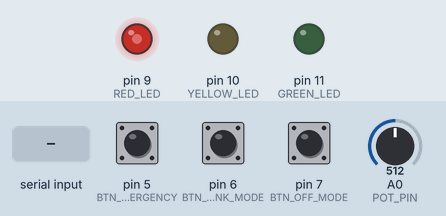
A program run on a simulated Arduino Uno, built with avr-gcc and run on an emulated ATmega328P. Shown: output pins drawn as LEDs (lit = HIGH). Dashed ring = blinking. The test bench sets the inputs (shaded band); at power-on: pin 5 (BTN_EMERGENCY) HIGH, pin 6 (BTN_BLINK_MODE) HIGH, pin 7 (BTN_OFF_MODE) HIGH, A0 (POT_PIN) = 512. What the program prints to the serial monitor is not drawn.

Above: at 1.2 s.
1.3 s: pin 5 (BTN_EMERGENCY) pulled LOW for 0.15 s
At 2.5 s:
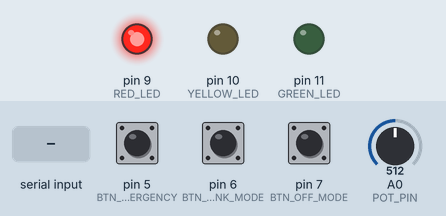
2.9 s: pin 6 (BTN_BLINK_MODE) pulled LOW for 0.15 s
At 4.3 s:
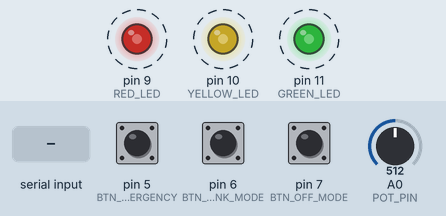
5.9 s: pin 5 (BTN_EMERGENCY) pulled LOW for 1 s
At 8.1 s:
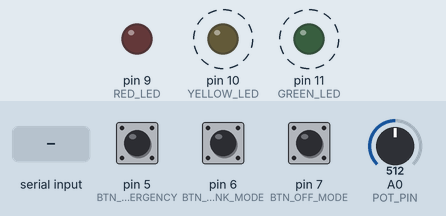
8.9 s: pin 6 (BTN_BLINK_MODE) pulled LOW for 3.2 s
15.1 s: "90,45\n" received over Serial
18.1 s: "30,150\n" received over Serial
Timing chart, 0 to 22.1 s (numbered marks = the images above; inputs shaded):
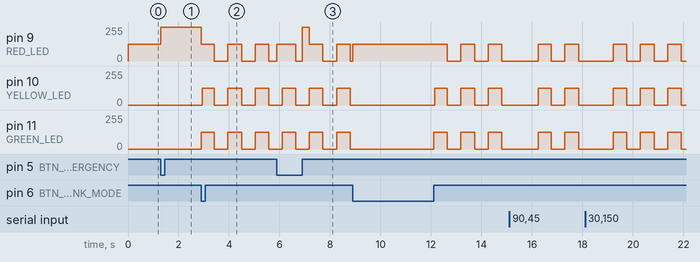

The program:

main.cpp
```cpp
#include <Arduino.h>
#include <TaskScheduler.h>
#include "PinChangeInterrupt.h"

// 기본 신호등 주기 (밀리초)
int RED_TIME = 2000;
int YELLOW_TIME = 500;
int GREEN_TIME = 2000;
int GREEN_BLINK = 1000;

// LED 핀 번호
const int RED_LED = 9;
const int YELLOW_LED = 10;
const int GREEN_LED = 11;

// 버튼 핀 번호
const int BTN_EMERGENCY = 5;
const int BTN_OFF_MODE = 7;
const int BTN_BLINK_MODE = 6;

// 가변저항 핀 번호
const int POT_PIN = A0;

// 상태 변수
volatile bool isEmergency = false; // 비상 신호등 모드
volatile bool isOffMode = false; // 신호등 끄기 모드
volatile bool isBlinkMode = false; // 깜빡이 모드
unsigned long lastBlinkTime = 0; // 깜빡임 시간 기록
bool blinkState = false; // 깜빡임 상태
int brightness = 0; // 가변저항 값 저장

unsigned long lastButtonPressTime = 0; // 디바운싱용 변수


// 함수 원형 선언
bool redOE();
void redOD();
bool yellow1OE();
void yellow1OD();
bool greenOE();
void greenOD();
bool greenBlinkOE();
void greenBlinkCB();
void greenBlinkOD();
bool yellow2OE();
void yellow2OD();

void buttonISR(); // 버튼 인터럽트 처리
void offModeISR(); // 끄기 모드 ISR
void blinkModeISR(); // 깜빡이 모드 ISR

void potChangeISR(); // 가변저항 값 변화 감지 ISR
void updateBrightness(); // 가변저항 값 업데이트

// TaskScheduler 객체 생성
Scheduler ts;

// Task 객체 생성
Task red(RED_TIME, TASK_ONCE, NULL, &ts, false, redOE, redOD);
Task yellow1(YELLOW_TIME, TASK_ONCE, NULL, &ts, false, yellow1OE, yellow1OD);
Task green(GREEN_TIME, TASK_ONCE, NULL, &ts, false, greenOE, greenOD);
Task greenBlink(167, 6, greenBlinkCB, &ts, false, greenBlinkOE, greenBlinkOD);
Task yellow2(YELLOW_TIME, TASK_ONCE, NULL, &ts, false, yellow2OE, yellow2OD);
Task updateBrightnessTask(10, TASK_FOREVER, updateBrightness, &ts, true); // 10ms마다 밝기 갱신

void setup() {
  Serial.begin(9600); // 시리얼 통신 초기화
  pinMode(RED_LED, OUTPUT); // 핀 모드를 OUTPUT으로로 설정
  pinMode(YELLOW_LED, OUTPUT);
  pinMode(GREEN_LED, OUTPUT);
  pinMode(BTN_EMERGENCY, INPUT_PULLUP); // 내부 풀업 저항 사용(버튼이 눌리면 LOW, 떼면 HIGH)
  pinMode(BTN_OFF_MODE, INPUT_PULLUP);
  pinMode(BTN_BLINK_MODE, INPUT_PULLUP);

  attachPCINT(digitalPinToPCINT(BTN_EMERGENCY), buttonISR, CHANGE); // 버튼 인터럽트 설정(버튼이 눌리거나 떼어질 때 인터럽트 발생)
  attachPCINT(digitalPinToPCINT(BTN_OFF_MODE), offModeISR, CHANGE);
  attachPCINT(digitalPinToPCINT(BTN_BLINK_MODE), blinkModeISR, CHANGE);

  red.restartDelayed(); // Task 시작
}

// 가변저항 값 주기적 업데이트
void updateBrightness() {
  brightness = map(analogRead(POT_PIN), 0, 1023, 0, 255); // 가변저항 값 읽어서 0~255로 변환

  //현재 실행 중인 LED Task에 즉시 적용
  if (red.isEnabled()) {
    analogWrite(RED_LED, brightness);
  }
  if (yellow1.isEnabled() || yellow2.isEnabled()) {
    analogWrite(YELLOW_LED, brightness);
  }
  if (green.isEnabled()) {
    analogWrite(GREEN_LED, brightness);
  }
  if (greenBlink.isEnabled()) {
    //깜빡이는 경우에도도 현재 상태(blinkState)에 따라 밝기 적용
    analogWrite(GREEN_LED, blinkState ? brightness : 0);
  }
}

// Task 실행 함수 (각 LED 점등 및 소등)
bool redOE() { analogWrite(RED_LED, brightness); return true; } //현재 가변저항값 적용하여 LED ON
void redOD() { analogWrite(RED_LED, 0); yellow1.restartDelayed(); } //빨간색 LED 소등 후 다음 Task 실행

bool yellow1OE() { analogWrite(YELLOW_LED, brightness); return true; }
void yellow1OD() { analogWrite(YELLOW_LED, 0); green.restartDelayed(); }

bool greenOE() { analogWrite(GREEN_LED, brightness); return true; }
void greenOD() { analogWrite(GREEN_LED, 0); greenBlink.restartDelayed(); }

bool greenBlinkOE() { return true; }

//초록색 LED 깜빡이는 Task (GREEN_BLINK)
void greenBlinkCB() {
  if (blinkState) {
    analogWrite(GREEN_LED, brightness);  // 가변저항 값 적용하여 ON
  } else {
    analogWrite(GREEN_LED, 0);           // OFF
  }
  blinkState = !blinkState;  // 상태 토글
}

void greenBlinkOD() {
  digitalWrite(GREEN_LED, 0); // 깜빡임 종료 후 LED OFF
  yellow2.restartDelayed();   // 다음 yellow2 Task 실행
}

bool yellow2OE() { analogWrite(YELLOW_LED, brightness); return true; }
void yellow2OD() { analogWrite(YELLOW_LED, 0); red.restartDelayed(); }

void loop() {
  // 웹에서 받은 데이터 처리 (R, Y, G 시간 조절)
  if (Serial.available()) { // 시리얼 통신으로 데이터가 들어오면
    char command = Serial.read(); // 첫 글자를 읽음(R, Y, G 중 하나)
    int value = Serial.parseInt(); // 첫글자 뒤의 숫자(정수)를 읽음(시간 값)

    switch (command) {
      case 'R': RED_TIME = value; red.setInterval(RED_TIME); break; // R이면 RED_TIME을 value로 설정
      case 'Y': YELLOW_TIME = value; yellow1.setInterval(YELLOW_TIME); yellow2.setInterval(YELLOW_TIME); break; // Y면 YELLOW_TIME을 value로 설정
      case 'G': GREEN_TIME = value; green.setInterval(GREEN_TIME); break; // G면 GREEN_TIME을 value로 설정
    }
  }

  //LED 상태 반영(이 설정을 통해 현재 켜져있는 신호등의 색깔만 밝기 값을 유지시켜주고 나머지는 0으로 설정)
  int redState = (red.isEnabled()) ? brightness : 0;
  int yellowState = (yellow1.isEnabled() || yellow2.isEnabled()) ? brightness : 0;
  int greenState = (green.isEnabled() || greenBlink.isEnabled()) ? brightness : 0;

  //올바른 LED 상태 출력
  Serial.print("RED:"); Serial.print(redState);
  Serial.print(",YELLOW:"); Serial.print(yellowState);
  Serial.print(",GREEN:"); Serial.print(greenState);
  Serial.print(",MODE:");

  if (isEmergency) Serial.print("EMERGENCY");
  else if (isBlinkMode) Serial.print("BLINKING");
  else if (isOffMode) Serial.print("OFF");
  else Serial.print("NORMAL");

  Serial.print(",밝기:");
  Serial.println(brightness);

  //신호등 기능 유지 + 밝기 적용
  if (isBlinkMode) {
    unsigned long currentMillis = millis(); // 현재 경과된 시간을 밀리초 단위로 반환
    if (currentMillis - lastBlinkTime >= 500) { // 500ms마다 깜빡임
      lastBlinkTime = currentMillis; // 현재 시간으로 갱신
      blinkState = !blinkState; // 깜빡임 상태 토글(on, off)
      analogWrite(RED_LED, blinkState ? brightness : 0);
      analogWrite(YELLOW_LED, blinkState ? brightness : 0);
      analogWrite(GREEN_LED, blinkState ? brightness : 0);
    }
  } else if (!isEmergency && !isOffMode) { // 비상 및 끄기 모드가 아닌 경우
    ts.execute(); // TaskScheduler 실행
  }
}

// 버튼 인터럽트 처리 (디바운싱 적용)
void buttonISR() {
  if (millis() - lastButtonPressTime < 200) return; // 200ms 이내에 두 번 이상 누르면 무시(디바운싱 효과)
  //버튼이 물리적으로 떨리는 현상을 방지지
  lastButtonPressTime = millis();

  noInterrupts(); //다른 인터럽트의 발생을 막음
  isEmergency = !isEmergency; //그 후 비상 모드 토글
  interrupts(); // 다시 활성화화

  if (isEmergency) {
    ts.disableAll();
    digitalWrite(RED_LED, HIGH);
    digitalWrite(YELLOW_LED, LOW);
    digitalWrite(GREEN_LED, LOW);
  } else {
    digitalWrite(RED_LED, LOW);
    digitalWrite(YELLOW_LED, LOW);
    digitalWrite(GREEN_LED, LOW);
    red.restartDelayed();

    updateBrightnessTask.enable();
  }
}

void offModeISR() {
  if (millis() - lastButtonPressTime < 200) return;
  lastButtonPressTime = millis();

  noInterrupts();
  isOffMode = !isOffMode;
  interrupts();

  if (isOffMode) {
    ts.disableAll();
    digitalWrite(RED_LED, LOW);
    digitalWrite(YELLOW_LED, LOW);
    digitalWrite(GREEN_LED, LOW);
  } else {
    red.restartDelayed();

    updateBrightnessTask.enable();
  }
}

void blinkModeISR() {
  if (millis() - lastButtonPressTime < 200) return;
  lastButtonPressTime = millis();

  noInterrupts();
  isBlinkMode = !isBlinkMode;
  interrupts();

  if (isBlinkMode) {
    ts.disableAll();
    lastBlinkTime = millis();
    blinkState = true; //초기값을 true로 설정하여 첫 깜빡임에서 켜진 상태로 시작

    //모든 LED를 즉시 깜빡이게 설정
    analogWrite(RED_LED, brightness);
    analogWrite(YELLOW_LED, brightness);
    analogWrite(GREEN_LED, brightness);
  } else {
    digitalWrite(RED_LED, LOW);
    digitalWrite(YELLOW_LED, LOW);
    digitalWrite(GREEN_LED, LOW);
    red.restartDelayed();

    updateBrightnessTask.enable();
  }
}
```

Measured:
- after the input at 1.3 s, pin 9 (RED_LED): 127/255 → 255/255 at once; pin 10 (YELLOW_LED): stays 0/255 (without the input it goes to 127/255 after 0.77 s); pin 11 (GREEN_LED): stays 0/255 (without the input it goes to 127/255 after 1.3 s)
- after the input at 2.9 s, pin 9 (RED_LED), pin 10 (YELLOW_LED), pin 11 (GREEN_LED): alternates 127/255 for 0.54 s and 0/255 for 0.54 s, starting at once
